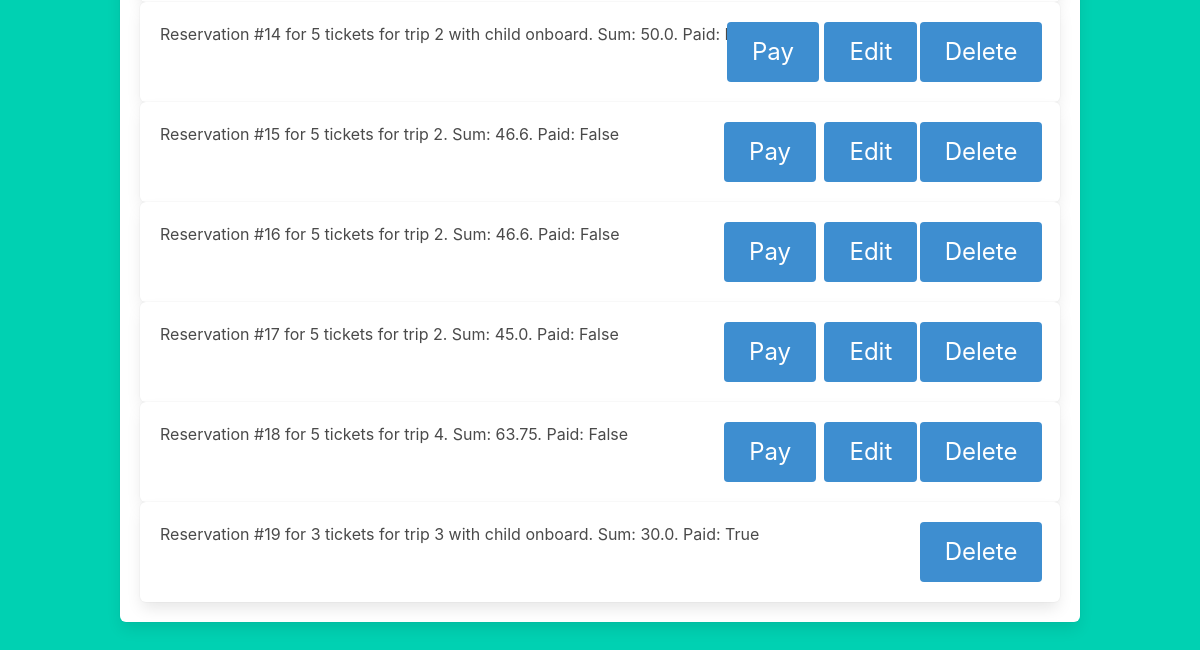
Before: /reservations/ (signed in, lower part) with the older database file.
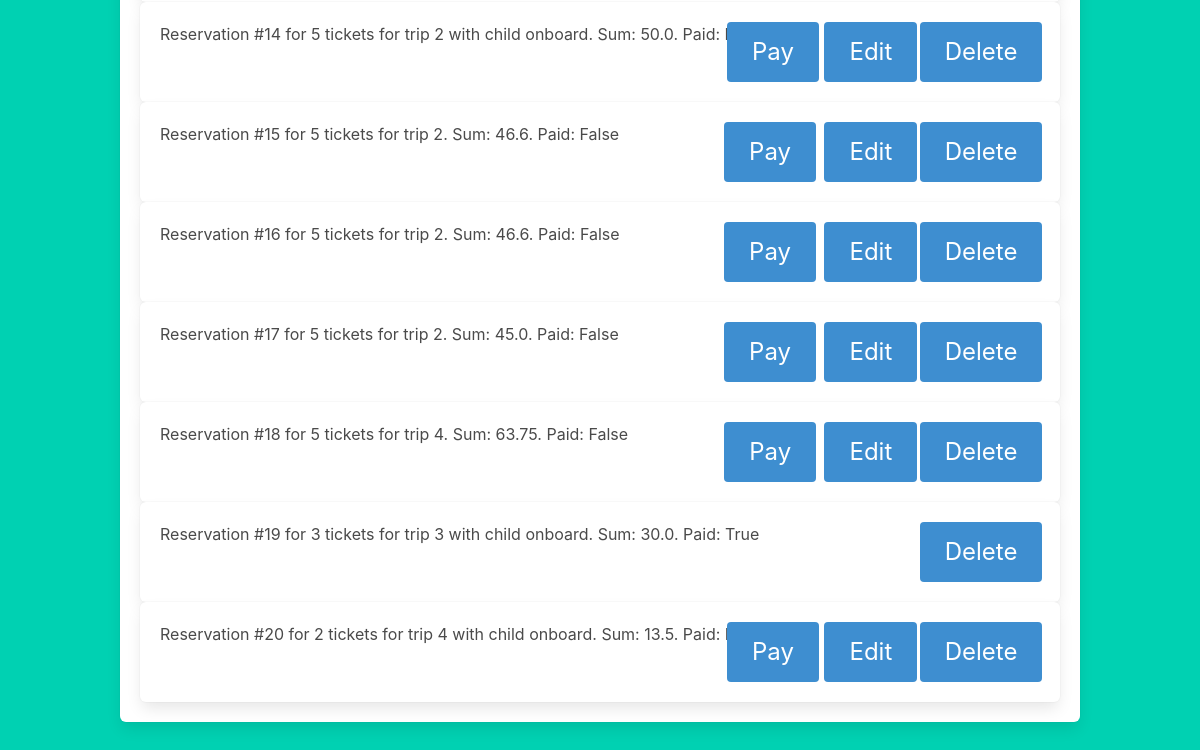
After: the same page with the newer database file.
### models/reservation.py (models this page shows, shortened)
class Reservation(db.Model):
    __tablename__ = "reservation"
    id = db.Column(db.Integer, primary_key=True)
    created_at = db.Column(db.DateTime, nullable=False, default=datetime.datetime.now())
    ticket_numbers = db.Column(db.Integer, nullable=False)
    sum_price = db.Column(db.Float, nullable=False)
    has_child = db.Column(db.Boolean, nullable=False, default=False)
    is_paid_for = db.Column(db.Boolean, nullable=False, default=False)
    trip_id = db.Column(db.Integer, db.ForeignKey("trip.id"), nullable=False)
    user_id = db.Column(db.Integer, db.ForeignKey("user.id"), nullable=False)
    def __repr__(self):
        return "Reservation #%s for %s tickets for trip %s%s. Sum: %s. Paid: %s" % (
            self.id,
            self.ticket_numbers,
            self.trip_id,
            (" with child onboard" if self.has_child else ""),
            self.sum_price,
            self.is_paid_for,
        )

### reservations.py (the view)
@reservations.route("/reservations/")
@login_required
def list():
    if current_user.is_admin:
        reservations = Reservation.query.all()
    else:
        reservations = Reservation.query.filter_by(user_id=current_user.id)
    paid_reservations = []
    for reservation in reservations:
        if not reservation.is_paid_for and (
            (datetime.datetime.now() - reservation.created_at).days > 7
        ):
            db.session.delete(reservation)
            continue
        paid_reservations.append(reservation)
    return render_template("/reservations/list.html", reservations=paid_reservations)

### templates/reservations/list.html (shortened to what this page needs)
{% extends "base.html" %}
{% block content %}
<div class="is-offset-4">
    <div class="box">
        {% if current_user.is_authenticated %}
        <ul>
            {% for reservation in reservations %}
            <li>
                <div class="box">
                    <div style="float: left">
                        {{reservation}}
                    </div>
                    <div style="display: flex; justify-content: flex-end;">
                        {% if not reservation.is_paid_for %}
                        <form style="display:inline-block;" method="POST" action="/reservations/{{reservation.id}}/pay">
                            <div class="field">
                                <button class="button is-block is-info is-large">Pay</button>
                            </div>
                        </form>
                        <a href=" {{ url_for('reservations.edit', id=reservation.id) }}" class="button is-info is-large"
                            style="margin-left: 2%">Edit</a>
                        {% endif %}
                        <form style="display:inline-block;" method="POST"
                            action="/reservations/{{reservation.id}}/delete">
                            <div class="field">
                                <button class="button is-block is-info is-large"
                                    style="margin-left: 2%;">Delete</button>
                            </div>
                        </form>
                    </div>
                </div>
            </li>
            {% endfor %}
        </ul>
        {% endif %}
    </div>
</div>
{% endblock %}

Changed rows visible on the page:
added Reservation: id+ticket_numbers+trip "Reservation #20 for 2 tickets for trip 4 with child onboard. Sum: 13.5. Paid: False"
